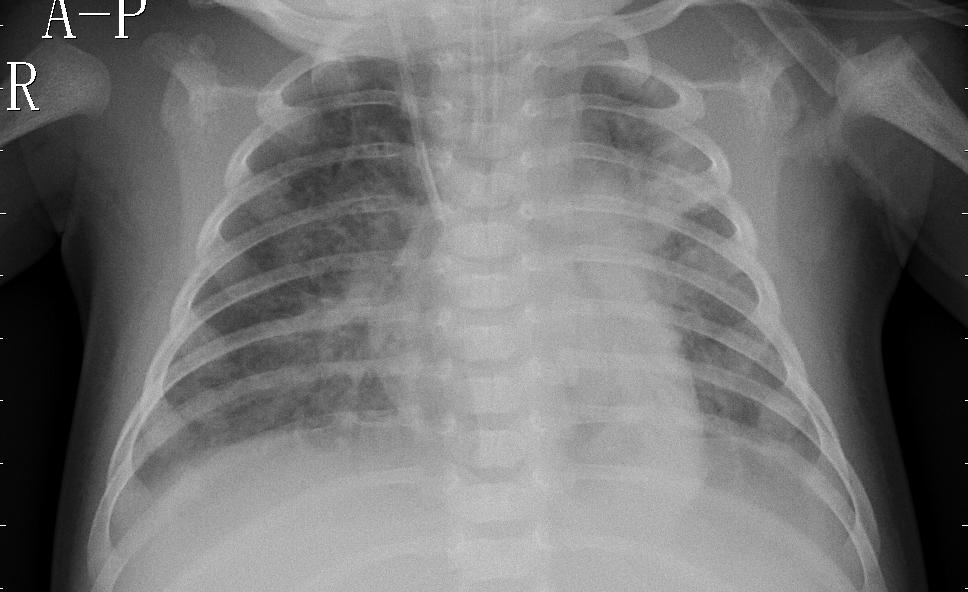
#> input picture sample_images/PNEUMONIA/person1946_bacteria_4874.jpeg, 968 x 592 px, found by its file name; its folder holds only this picture in this run
$ jupyter execute 03_preprocessing.ipynb
#> lines starting #> are read from the running program, lines starting #| are printed output that depends on the picture
# Preprocessing Experiments

Project:
Explainable AI-Powered Pneumonia Diagnosis & Clinical Decision Support System

Objectives:

- Evaluate preprocessing techniques
- Improve image quality
- Compare enhancement methods
- Select optimal preprocessing pipeline

[cell 1]
import os
import random

import cv2
import numpy as np

import matplotlib.pyplot as plt

[cell 2]
from google.colab import drive
drive.mount('/content/drive')

[cell 3]
DATASET_PATH = "/content/drive/MyDrive/archive (6)/chest_xray/chest_xray"

[cell 4]
pneumonia_path = os.path.join(
    DATASET_PATH,
    "train",
    "PNEUMONIA"
)

sample_image = random.choice(
    os.listdir(pneumonia_path)
)

img_path = os.path.join(
    pneumonia_path,
    sample_image
)

image = cv2.imread(
    img_path,
    cv2.IMREAD_GRAYSCALE
)
#> image is the input picture: shape (592, 968); min 0, max 255, mean 114.6

print("Image Name:", sample_image)
print("Image Shape:", image.shape)
#| Image Shape: (592, 968)

[cell 5]
plt.figure(figsize=(6,6))
plt.imshow(image, cmap="gray")
plt.title("Original Image")
plt.axis("off")
plt.show()

[cell 6]
resized = cv2.resize(
    image,
    (224,224)
)
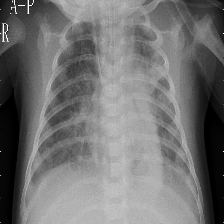
#> resized: shape (224, 224); min 0, max 255, mean 114.5

plt.figure(figsize=(6,6))
plt.imshow(resized, cmap="gray")
plt.title("Resized Image")
plt.axis("off")
plt.show()

[cell 7]
clahe = cv2.createCLAHE(
    clipLimit=2.0,
    tileGridSize=(8,8)
)

clahe_img = clahe.apply(resized)
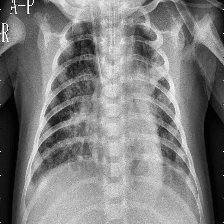
#> clahe_img: shape (224, 224); min 2, max 255, mean 127

plt.figure(figsize=(6,6))
plt.imshow(clahe_img, cmap="gray")
plt.title("CLAHE Image")
plt.axis("off")
plt.show()

[cell 8]
hist_eq = cv2.equalizeHist(resized)
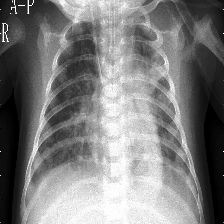
#> hist_eq: shape (224, 224); min 0, max 255, mean 125.6

plt.figure(figsize=(6,6))
plt.imshow(hist_eq, cmap="gray")
plt.title("Histogram Equalization")
plt.axis("off")
plt.show()

[cell 9]
fig, axes = plt.subplots(
    1, 4,
    figsize=(18,5)
)

axes[0].imshow(image, cmap="gray")
axes[0].set_title("Original")

axes[1].imshow(resized, cmap="gray")
axes[1].set_title("Resized")

axes[2].imshow(clahe_img, cmap="gray")
axes[2].set_title("CLAHE")

axes[3].imshow(hist_eq, cmap="gray")
axes[3].set_title("Hist Equalization")

for ax in axes:
    ax.axis("off")

plt.show()
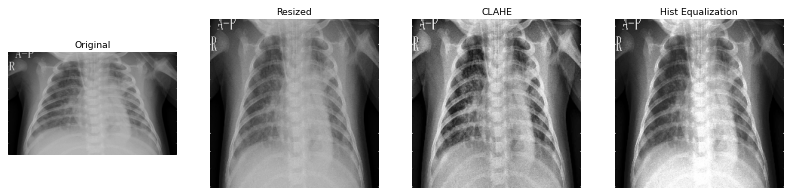
#> figure drawn by matplotlib, 4 panels

# Preprocessing Comparison Results

## Resize

Advantages:

- Standardized image dimensions
- Compatible with transfer learning architectures
- Reduced computational requirements

Decision:

✓ Required

---

## CLAHE

Advantages:

- Enhanced local contrast
- Improved visibility of lung structures
- Better representation of opacity regions
- Preserved anatomical information

Limitations:

- Slight increase in image noise

Decision:

✓ Strong candidate for final preprocessing pipeline

---

## Histogram Equalization

Advantages:

- Increased global contrast
- Improved visibility of certain structures

Limitations:

- More aggressive enhancement
- Potential over-amplification of bright regions
- Less natural appearance compared to CLAHE

Decision:

△ Alternative preprocessing option

---

## Final Preprocessing Decision

Selected Pipeline:

1. Convert to Grayscale
2. Resize to 224 × 224
3. Apply CLAHE
4. Normalize Pixel Values

Reasoning:

CLAHE provided the best balance between contrast enhancement and preservation of clinically relevant image features.

[cell 10]
fig, axes = plt.subplots(
    1,
    3,
    figsize=(15,4)
)

axes[0].hist(
    resized.flatten(),
    bins=50
)
axes[0].set_title("Original")

axes[1].hist(
    clahe_img.flatten(),
    bins=50
)
axes[1].set_title("CLAHE")

axes[2].hist(
    hist_eq.flatten(),
    bins=50
)
axes[2].set_title("Hist Equalization")

plt.show()
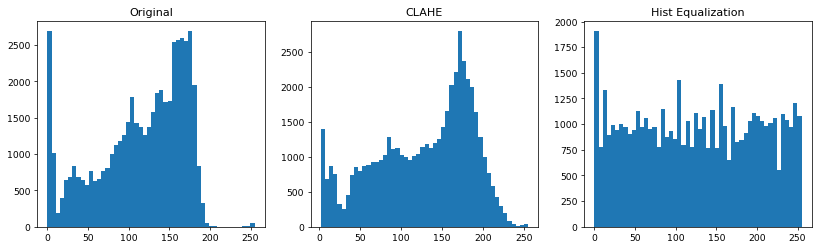
#> figure drawn by matplotlib, 3 panels; panel 1: tallest bar 2693 high, from x = 173.4 to 178.5; panel 2: tallest bar 2800 high, from x = 169 to 174; panel 3: tallest bar 1907 high, from x = 0 to 5.1

$ run again, on sample_images/PNEUMONIA/person1950_bacteria_4881.jpeg
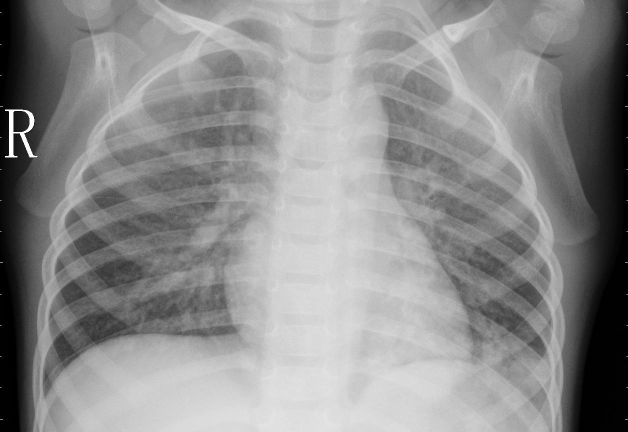
#> input picture sample_images/PNEUMONIA/person1950_bacteria_4881.jpeg, 1256 x 864 px, found by its file name (shown at 1/2 size)
#> image is the input picture: shape (864, 1256); min 0, max 255, mean 141.4
#| Image Shape: (864, 1256)
#> `hist_eq = cv2.equalizeHist(resized)`:
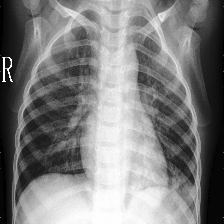
#> hist_eq: shape (224, 224); min 0, max 255, mean 127.1
#> `plt.show()`:
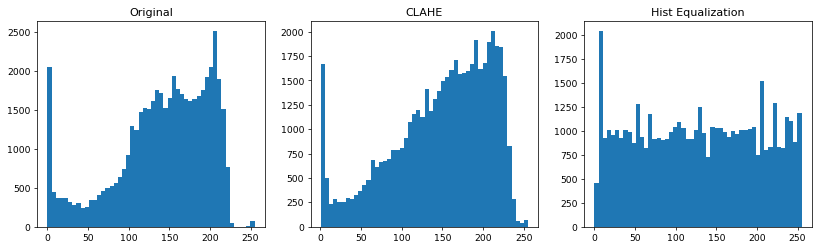
#> figure drawn by matplotlib, 3 panels; panel 1: tallest bar 2509 high, from x = 204 to 209.1; panel 2: tallest bar 2006 high, from x = 209.3 to 214.4; panel 3: tallest bar 2038 high, from x = 5.1 to 10.2

$ run again, on sample_images/PNEUMONIA/person1951_bacteria_4882.jpeg
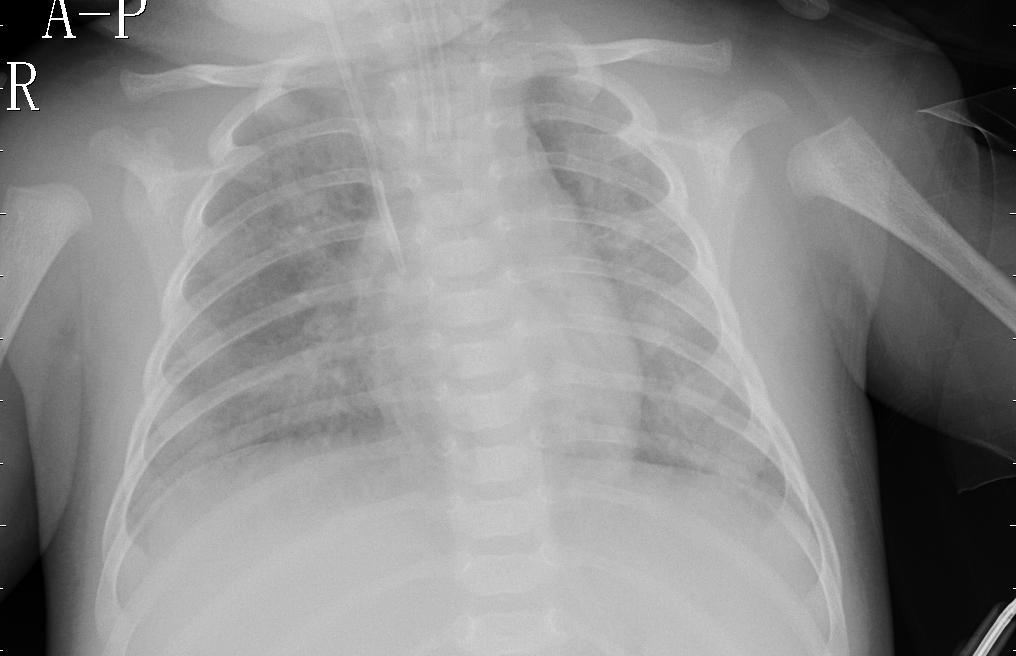
#> input picture sample_images/PNEUMONIA/person1951_bacteria_4882.jpeg, 1016 x 656 px, found by its file name
#> image is the input picture: shape (656, 1016); min 0, max 255, mean 140.8
#| Image Shape: (656, 1016)
#> `hist_eq = cv2.equalizeHist(resized)`:
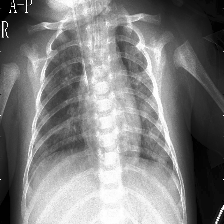
#> hist_eq: shape (224, 224); min 0, max 255, mean 128.3
#> `plt.show()`:
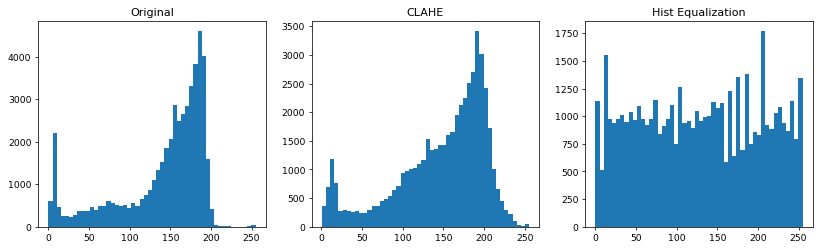
#> figure drawn by matplotlib, 3 panels; panel 1: tallest bar 4600 high, from x = 183.6 to 188.7; panel 2: tallest bar 3415 high, from x = 189 to 194; panel 3: tallest bar 1770 high, from x = 204 to 209.1

$ run again, on sample_images/PNEUMONIA/person1946_bacteria_4875.jpeg
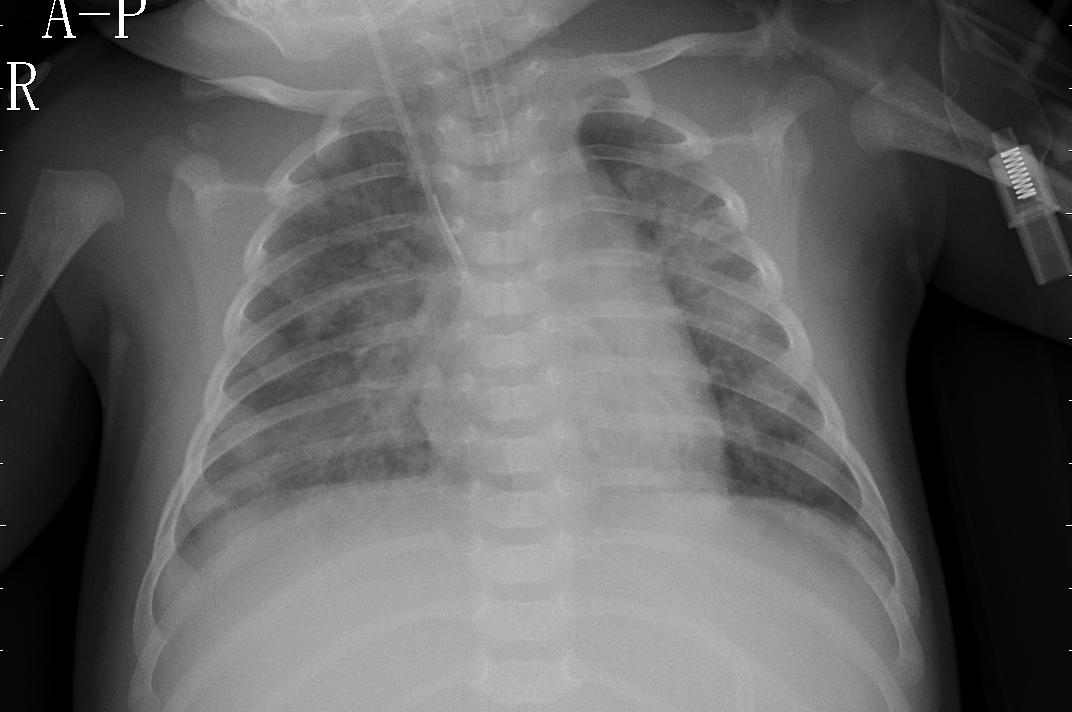
#> input picture sample_images/PNEUMONIA/person1946_bacteria_4875.jpeg, 1072 x 712 px, found by its file name
#> image is the input picture: shape (712, 1072); min 0, max 255, mean 98.5
#| Image Shape: (712, 1072)
#> `hist_eq = cv2.equalizeHist(resized)`:
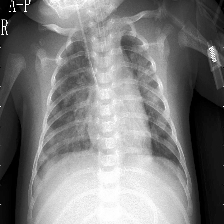
#> hist_eq: shape (224, 224); min 0, max 255, mean 125.3
#> `plt.show()`:
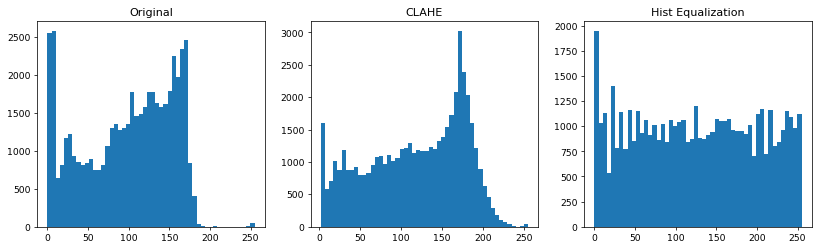
#> figure drawn by matplotlib, 3 panels; panel 1: tallest bar 2580 high, from x = 5.1 to 10.2; panel 2: tallest bar 3020 high, from x = 169 to 174; panel 3: tallest bar 1948 high, from x = 0 to 5.1
